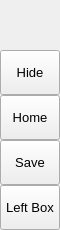
        <widget class="QFrame" name="leftMenuBg">
         <property name="minimumSize">
          <size>
           <width>60</width>
           <height>0</height>
          </size>
         </property>
         <property name="maximumSize">
          <size>
           <width>60</width>
           <height>16777215</height>
          </size>
         </property>
         <property name="frameShape">
          <enum>QFrame::NoFrame</enum>
         </property>
         <property name="frameShadow">
          <enum>QFrame::Raised</enum>
         </property>
         <layout class="QVBoxLayout" name="verticalLayout_3">
          <property name="spacing">
           <number>0</number>
          </property>
          <property name="leftMargin">
           <number>0</number>
          </property>
          <property name="topMargin">
           <number>0</number>
          </property>
          <property name="rightMargin">
           <number>0</number>
          </property>
          <property name="bottomMargin">
           <number>0</number>
          </property>
          <item>
           <widget class="QFrame" name="topLogoInfo">
            <property name="minimumSize">
             <size>
              <width>0</width>
              <height>50</height>
             </size>
            </property>
            <property name="maximumSize">
             <size>
              <width>16777215</width>
              <height>50</height>
             </size>
            </property>
            <property name="frameShape">
             <enum>QFrame::NoFrame</enum>
            </property>
            <property name="frameShadow">
             <enum>QFrame::Raised</enum>
            </property>
            <widget class="QFrame" name="topLogo">
             <property name="geometry">
              <rect>
               <x>10</x>
               <y>5</y>
               <width>42</width>
               <height>42</height>
              </rect>
             </property>
             <property name="minimumSize">
              <size>
               <width>42</width>
               <height>42</height>
              </size>
             </property>
             <property name="maximumSize">
              <size>
               <width>42</width>
               <height>42</height>
              </size>
             </property>
             <property name="frameShape">
              <enum>QFrame::NoFrame</enum>
             </property>
             <property name="frameShadow">
              <enum>QFrame::Raised</enum>
             </property>
            </widget>
            <widget class="QLabel" name="titleLeftApp">
             <property name="geometry">
              <rect>
               <x>70</x>
               <y>8</y>
               <width>160</width>
               <height>20</height>
              </rect>
             </property>
             <property name="font">
              <font>
               <family>Segoe UI Semibold</family>
               <pointsize>12</pointsize>
               <italic>false</italic>
               <bold>false</bold>
              </font>
             </property>
             <property name="text">
              <string>PyDracula</string>
             </property>
             <property name="alignment">
              <set>Qt::AlignLeading|Qt::AlignLeft|Qt::AlignTop</set>
             </property>
            </widget>
            <widget class="QLabel" name="titleLeftDescription">
             <property name="geometry">
              <rect>
               <x>70</x>
               <y>27</y>
               <width>160</width>
               <height>16</height>
              </rect>
             </property>
             <property name="maximumSize">
              <size>
               <width>16777215</width>
               <height>16</height>
              </size>
             </property>
             <property name="font">
              <font>
               <family>Segoe UI</family>
               <pointsize>8</pointsize>
               <italic>false</italic>
               <bold>false</bold>
              </font>
             </property>
             <property name="text">
              <string>Modern GUI / Flat Style</string>
             </property>
             <property name="alignment">
              <set>Qt::AlignLeading|Qt::AlignLeft|Qt::AlignTop</set>
             </property>
            </widget>
           </widget>
          </item>
          <item>
           <widget class="QFrame" name="leftMenuFrame">
            <property name="frameShape">
             <enum>QFrame::NoFrame</enum>
            </property>
            <property name="frameShadow">
             <enum>QFrame::Raised</enum>
            </property>
            <layout class="QVBoxLayout" name="verticalMenuLayout">
             <property name="spacing">
              <number>0</number>
             </property>
             <property name="leftMargin">
              <number>0</number>
             </property>
             <property name="topMargin">
              <number>0</number>
             </property>
             <property name="rightMargin">
              <number>0</number>
             </property>
             <property name="bottomMargin">
              <number>0</number>
             </property>
             <item>
              <widget class="QFrame" name="toggleBox">
               <property name="maximumSize">
                <size>
                 <width>16777215</width>
                 <height>45</height>
                </size>
               </property>
               <property name="frameShape">
                <enum>QFrame::NoFrame</enum>
               </property>
               <property name="frameShadow">
                <enum>QFrame::Raised</enum>
               </property>
               <layout class="QVBoxLayout" name="verticalLayout_4">
                <property name="spacing">
                 <number>0</number>
                </property>
                <property name="leftMargin">
                 <number>0</number>
                </property>
                <property name="topMargin">
                 <number>0</number>
                </property>
                <property name="rightMargin">
                 <number>0</number>
                </property>
                <property name="bottomMargin">
                 <number>0</number>
                </property>
                <item>
                 <widget class="QPushButton" name="toggleButton">
                  <property name="sizePolicy">
                   <sizepolicy hsizetype="Expanding" vsizetype="Fixed">
                    <horstretch>0</horstretch>
                    <verstretch>0</verstretch>
                   </sizepolicy>
                  </property>
                  <property name="minimumSize">
                   <size>
                    <width>0</width>
                    <height>45</height>
                   </size>
                  </property>
                  <property name="font">
                   <font>
                    <family>Segoe UI</family>
                    <pointsize>10</pointsize>
                    <italic>false</italic>
                    <bold>false</bold>
                   </font>
                  </property>
                  <property name="cursor">
                   <cursorShape>PointingHandCursor</cursorShape>
                  </property>
                  <property name="layoutDirection">
                   <enum>Qt::LeftToRight</enum>
                  </property>
                  <property name="styleSheet">
                   <string notr="true">background-image: url(:/icons/images/icons/icon_menu.png);</string>
                  </property>
                  <property name="text">
                   <string>Hide</string>
                  </property>
                 </widget>
                </item>
               </layout>
              </widget>
             </item>
             <item alignment="Qt::AlignTop">
              <widget class="QFrame" name="topMenu">
               <property name="frameShape">
                <enum>QFrame::NoFrame</enum>
               </property>
               <property name="frameShadow">
                <enum>QFrame::Raised</enum>
               </property>
               <layout class="QVBoxLayout" name="verticalLayout_8">
                <property name="spacing">
                 <number>0</number>
                </property>
                <property name="leftMargin">
                 <number>0</number>
                </property>
                <property name="topMargin">
                 <number>0</number>
                </property>
                <property name="rightMargin">
                 <number>0</number>
                </property>
                <property name="bottomMargin">
                 <number>0</number>
                </property>
                <item>
                 <widget class="QPushButton" name="btn_home">
                  <property name="sizePolicy">
                   <sizepolicy hsizetype="Expanding" vsizetype="Fixed">
                    <horstretch>0</horstretch>
                    <verstretch>0</verstretch>
                   </sizepolicy>
                  </property>
                  <property name="minimumSize">
                   <size>
                    <width>0</width>
                    <height>45</height>
                   </size>
                  </property>
                  <property name="font">
                   <font>
                    <family>Segoe UI</family>
                    <pointsize>10</pointsize>
                    <italic>false</italic>
                    <bold>false</bold>
                   </font>
                  </property>
                  <property name="cursor">
                   <cursorShape>PointingHandCursor</cursorShape>
                  </property>
                  <property name="layoutDirection">
                   <enum>Qt::LeftToRight</enum>
                  </property>
                  <property name="styleSheet">
                   <string notr="true">background-image: url(:/icons/images/icons/cil-home.png);</string>
                  </property>
                  <property name="text">
                   <string>Home</string>
                  </property>
                 </widget>
                </item>
                <item>
                 <widget class="QPushButton" name="btn_new">
                  <property name="sizePolicy">
                   <sizepolicy hsizetype="Expanding" vsizetype="Fixed">
                    <horstretch>0</horstretch>
                    <verstretch>0</verstretch>
                   </sizepolicy>
                  </property>
                  <property name="minimumSize">
                   <size>
                    <width>0</width>
                    <height>45</height>
                   </size>
                  </property>
                  <property name="font">
                   <font>
                    <family>Segoe UI</family>
                    <pointsize>10</pointsize>
                    <italic>false</italic>
                    <bold>false</bold>
                   </font>
                  </property>
                  <property name="cursor">
                   <cursorShape>PointingHandCursor</cursorShape>
                  </property>
                  <property name="layoutDirection">
                   <enum>Qt::LeftToRight</enum>
                  </property>
                  <property name="styleSheet">
                   <string notr="true">background-image: url(:/icons/images/icons/cil-save.png)</string>
                  </property>
                  <property name="text">
                   <string>Save</string>
                  </property>
                 </widget>
                </item>
               </layout>
              </widget>
             </item>
             <item alignment="Qt::AlignBottom">
              <widget class="QFrame" name="bottomMenu">
               <property name="frameShape">
                <enum>QFrame::NoFrame</enum>
               </property>
               <property name="frameShadow">
                <enum>QFrame::Raised</enum>
               </property>
               <layout class="QVBoxLayout" name="verticalLayout_9">
                <property name="spacing">
                 <number>0</number>
                </property>
                <property name="leftMargin">
                 <number>0</number>
                </property>
                <property name="topMargin">
                 <number>0</number>
                </property>
                <property name="rightMargin">
                 <number>0</number>
                </property>
                <property name="bottomMargin">
                 <number>0</number>
                </property>
                <item>
                 <widget class="QPushButton" name="toggleLeftBox">
                  <property name="sizePolicy">
                   <sizepolicy hsizetype="Expanding" vsizetype="Fixed">
                    <horstretch>0</horstretch>
                    <verstretch>0</verstretch>
                   </sizepolicy>
                  </property>
                  <property name="minimumSize">
                   <size>
                    <width>0</width>
                    <height>45</height>
                   </size>
                  </property>
                  <property name="font">
                   <font>
                    <family>Segoe UI</family>
                    <pointsize>10</pointsize>
                    <italic>false</italic>
                    <bold>false</bold>
                   </font>
                  </property>
                  <property name="cursor">
                   <cursorShape>PointingHandCursor</cursorShape>
                  </property>
                  <property name="layoutDirection">
                   <enum>Qt::LeftToRight</enum>
                  </property>
                  <property name="styleSheet">
                   <string notr="true">background-image: url(:/icons/images/icons/icon_settings.png);</string>
                  </property>
                  <property name="text">
                   <string>Left Box</string>
                  </property>
                 </widget>
                </item>
               </layout>
              </widget>
             </item>
            </layout>
           </widget>
          </item>
         </layout>
        </widget>
